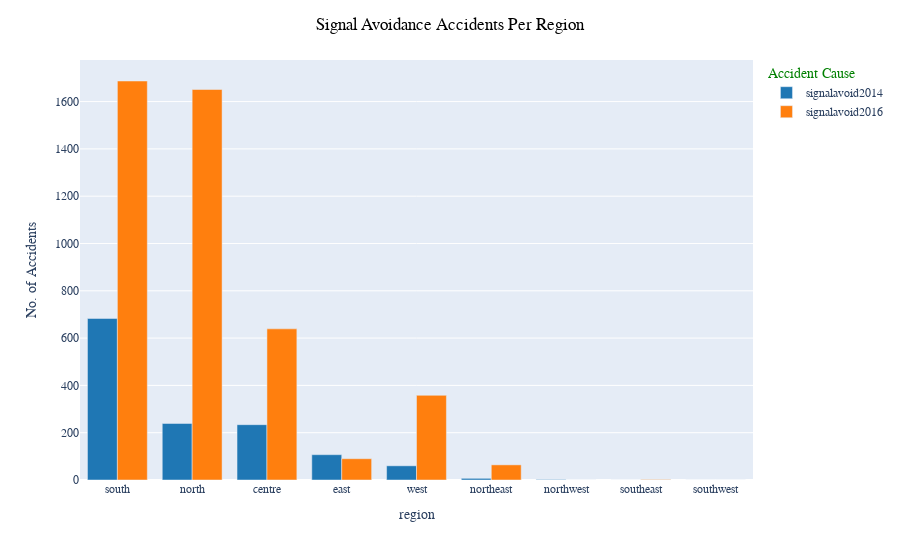

This figure's notebook cell:
### Markdown cell above
#### 4.1.6. Signal Avoidance Accidents Per Region

### Code cell
fig_5 = px.bar(signal_region, y=["signalavoid2014", "signalavoid2016"], barmode="group",
              labels={"value": "No. of Accidents", "variable": "Accident Cause"},
              color_discrete_sequence=px.colors.qualitative.D3)
fig_5.update_layout(title_text="Signal Avoidance Accidents Per Region", title_x=0.5,
                   font_family="Times New Roman", title_font_family="Times New Roman", 
                    title_font_color="black", legend_title_font_color="green")
fig_5.update_xaxes(title_font_family="Times New Roman")

### Figure 1 — Plotly figure (JSON) as saved in the notebook; plotly's stock layout.template omitted (floating-point values rounded to 4 significant figures)
{"data": [{"alignmentgroup": "True", "hovertemplate": "Accident Cause=signalavoid2014<br>region=%{x}<br>No. of Accidents=%{y}<extra></extra>", "legendgroup": "signalavoid2014", "marker": {"color": "#1F77B4", "pattern": {"shape": ""}}, "name": "signalavoid2014", "offsetgroup": "signalavoid2014", "orientation": "v", "showlegend": true, "textposition": "auto", "x": ["south", "north", "centre", "east", "west", "northeast", "northwest", "southeast", "southwest"], "xaxis": "x", "y": [683, 239, 234, 107, 60, 7, 2, 0, 0], "yaxis": "y", "type": "bar"}, {"alignmentgroup": "True", "hovertemplate": "Accident Cause=signalavoid2016<br>region=%{x}<br>No. of Accidents=%{y}<extra></extra>", "legendgroup": "signalavoid2016", "marker": {"color": "#FF7F0E", "pattern": {"shape": ""}}, "name": "signalavoid2016", "offsetgroup": "signalavoid2016", "orientation": "v", "showlegend": true, "textposition": "auto", "x": ["south", "north", "centre", "east", "west", "northeast", "northwest", "southeast", "southwest"], "xaxis": "x", "y": [1687, 1651, 639, 90, 358, 64, 0, 2, 0], "yaxis": "y", "type": "bar"}], "layout": {"xaxis": {"anchor": "y", "domain": [0, 1], "title": {"text": "region", "font": {"family": "Times New Roman"}}, "type": "category", "range": [-0.5, 8.5], "autorange": true}, "yaxis": {"anchor": "x", "domain": [0, 1], "title": {"text": "No. of Accidents"}, "type": "linear", "range": [0, 1776.0], "autorange": true}, "legend": {"title": {"text": "Accident Cause", "font": {"color": "green"}}, "tracegroupgap": 0}, "margin": {"t": 60}, "barmode": "group", "title": {"font": {"family": "Times New Roman", "color": "black"}, "text": "Signal Avoidance Accidents Per Region", "x": 0.5}, "font": {"family": "Times New Roman"}, "autosize": true}}
